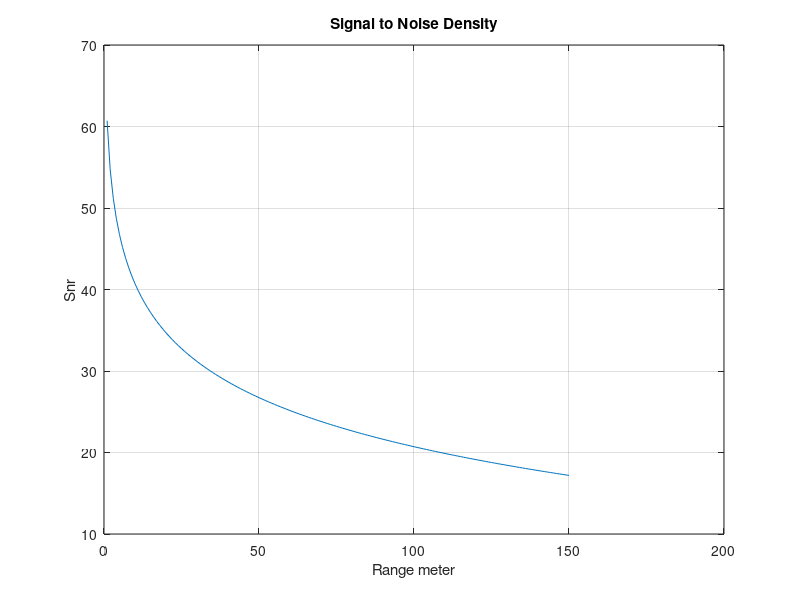
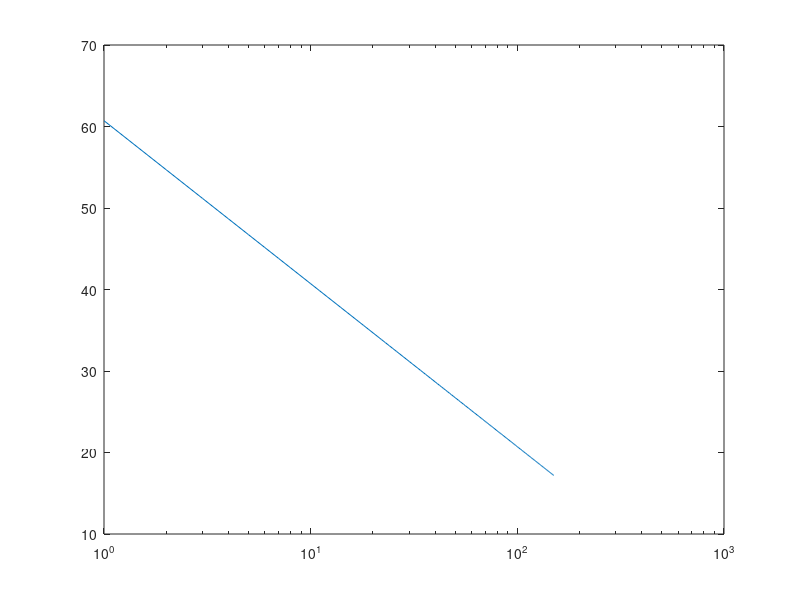

Write MATLAB code to recreate these figures, in order.
%Find the SNR vs Range
clc
close all
clearvars

%Estimated Noise Power
EstNoisePwrdBm=-90;

%Received power
PtxdBm = 12; % Datasheet
Fudge=6;
GtxdBi = 14+Fudge;

GrxdBi = 10;
SigmadB = 5;
ThetaAzRad = (56/180);
ThetaElRad = (28/180);
lamda= 0.003893409;


R=1:1:150;

Prx = PtxdBm + GtxdBi + GrxdBi + 10*log10(ThetaAzRad) + 10*log10(ThetaElRad)...
    + 10*log10(pi/4)+10*log10(lamda^2)-(10*log10(((4*pi)^3)*(R.^2)));

%Signal to Noise density
Snr = Prx-(EstNoisePwrdBm-10*log10(256));

%Convert to Ti

plot(R,Snr)
title('Signal to Noise Density')
xlabel('Range meter')
ylabel('Snr')
grid
figure
semilogx(Snr)